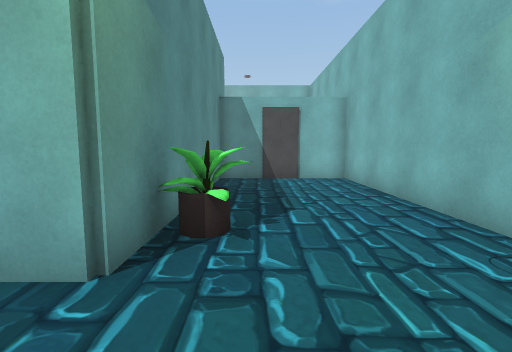
[1] (above)

13 first-person views from a walk through a 3-D level made in the Unity game engine. The camera is 1.3 m above the floor, tilts 6° down and sees 85° across. The floor is counted in squares, 1.08 m on a side. Each view is taken from the middle of a square. On the plan, view 1 faces up. The plan holds only what a view shows up to about 13 squares ahead; the rest is blank. The place goes on beyond the plan. The player character is not drawn.

[2]
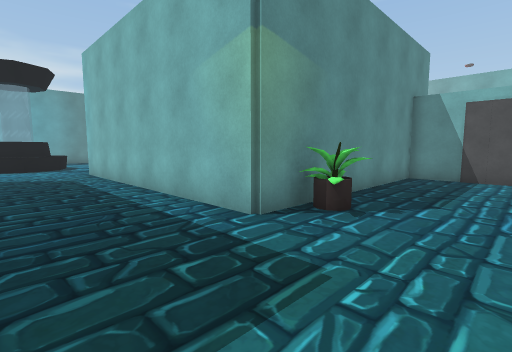

[3]
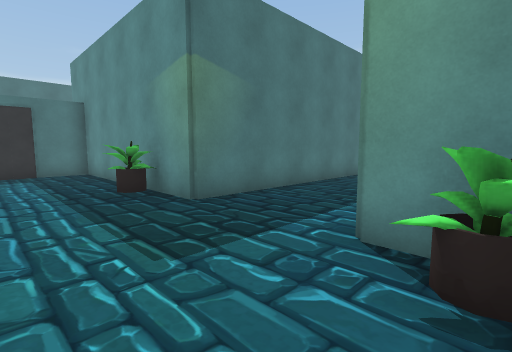

[4]
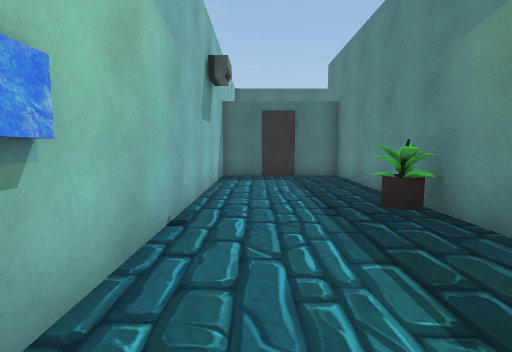

[5]
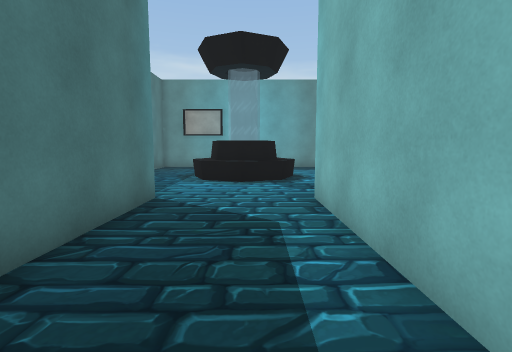

[6]
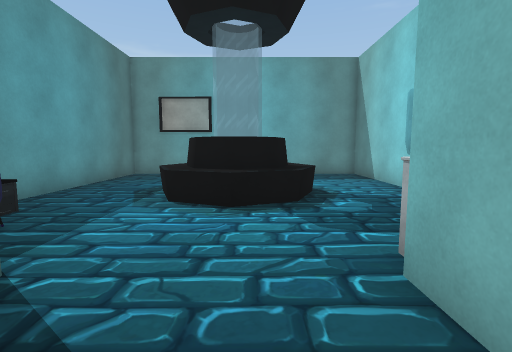

[7]
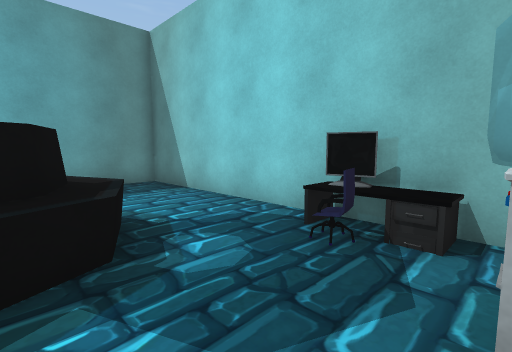

[8]
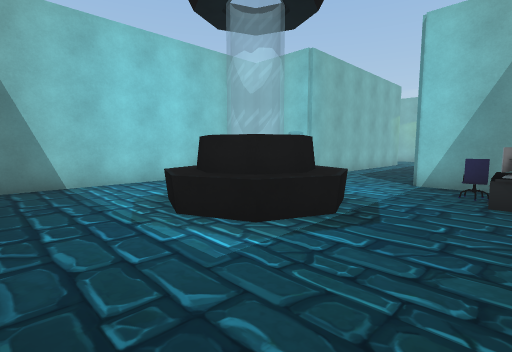

[9]
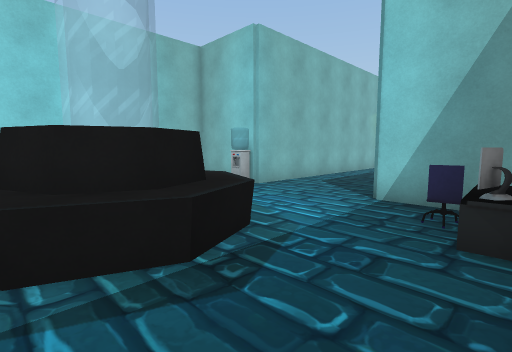

[10]
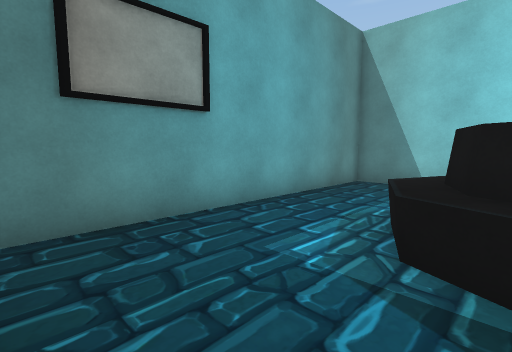

[11]
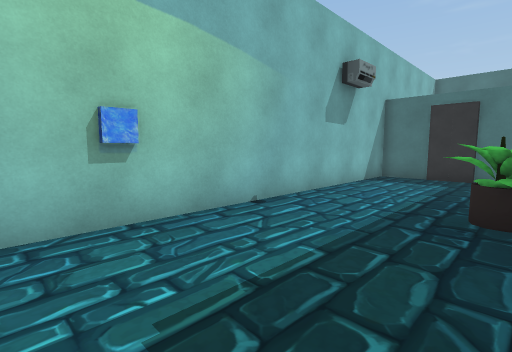

[12]
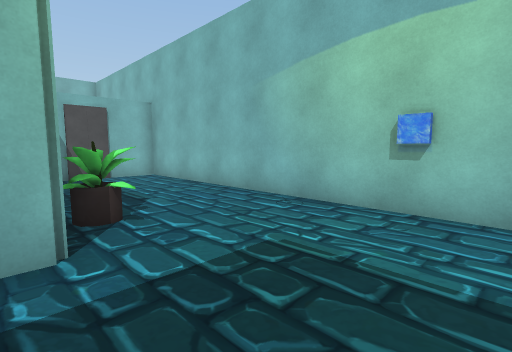

[13]
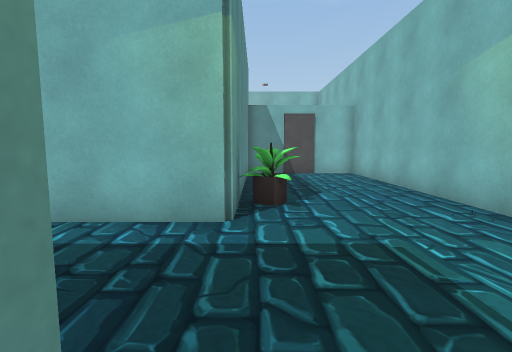

### Floor plan
Points are (right, up) in squares from view 1. A wall is a line through its corners. A room is listed if a view was taken in it or the views show most of it. See-through windows are left out.
Room 1 (views 1, 2, 3, 4, 5, 6, 7, 8, 9, 10, 11, 12, 13)
walls: (-11.6, 2.6) (-12.1, 2.6) (-12.1, 3.2); (-11.6, -3.6) (-11.6, -1.4) (-1.4, -1.4) (-1.4, -9.6) (3.4, -9.6) (3.4, -0.4); (-14.4, 5.4) (-21.4, 5.4) (-21.4, 1.4); (3.4, 1.6) (3.4, 10.6) (-1.4, 10.6) (-1.4, 2.4) (-11.6, 2.4) (-11.6, 5.4) (-12.5, 5.4); (-21.4, -0.5) (-21.4, -4.4) (-14.8, -4.4)
objects: other object (-18, -1) to (-15, 2); computer (-14, -4); chair (-14, 4); computer (-14, 5); other object (-13, -4) to (-12, -4); chair (-13, -3); other object (-13, 5); other object (-1, -3); other object (-1, 3); other object (-1, 4) to (0, 4); other object (0, -3); other object (3, 0) to (4, 1)

Where each view was taken, in squares from view 1:
view 1: 0 up, 0 right, facing up
view 2: 1 down, 2 right, facing up-left
view 3: 4 up, 2 right, facing down-left
view 4: 2 up, 2 right, facing down
view 5: 1 up, 5 left, facing left
view 6: 1 up, 9 left, facing left
view 7: 1 up, 12 left, facing up-left
view 8: 4 down, 21 left, facing up-right
view 9: 4 down, 18 left, facing up-right
view 10: 4 down, 17 left, facing up-left
view 11: 2 up, 1 left, facing down-right
view 12: 1 down, 2 left, facing up-right
view 13: 2 down, 1 left, facing up
